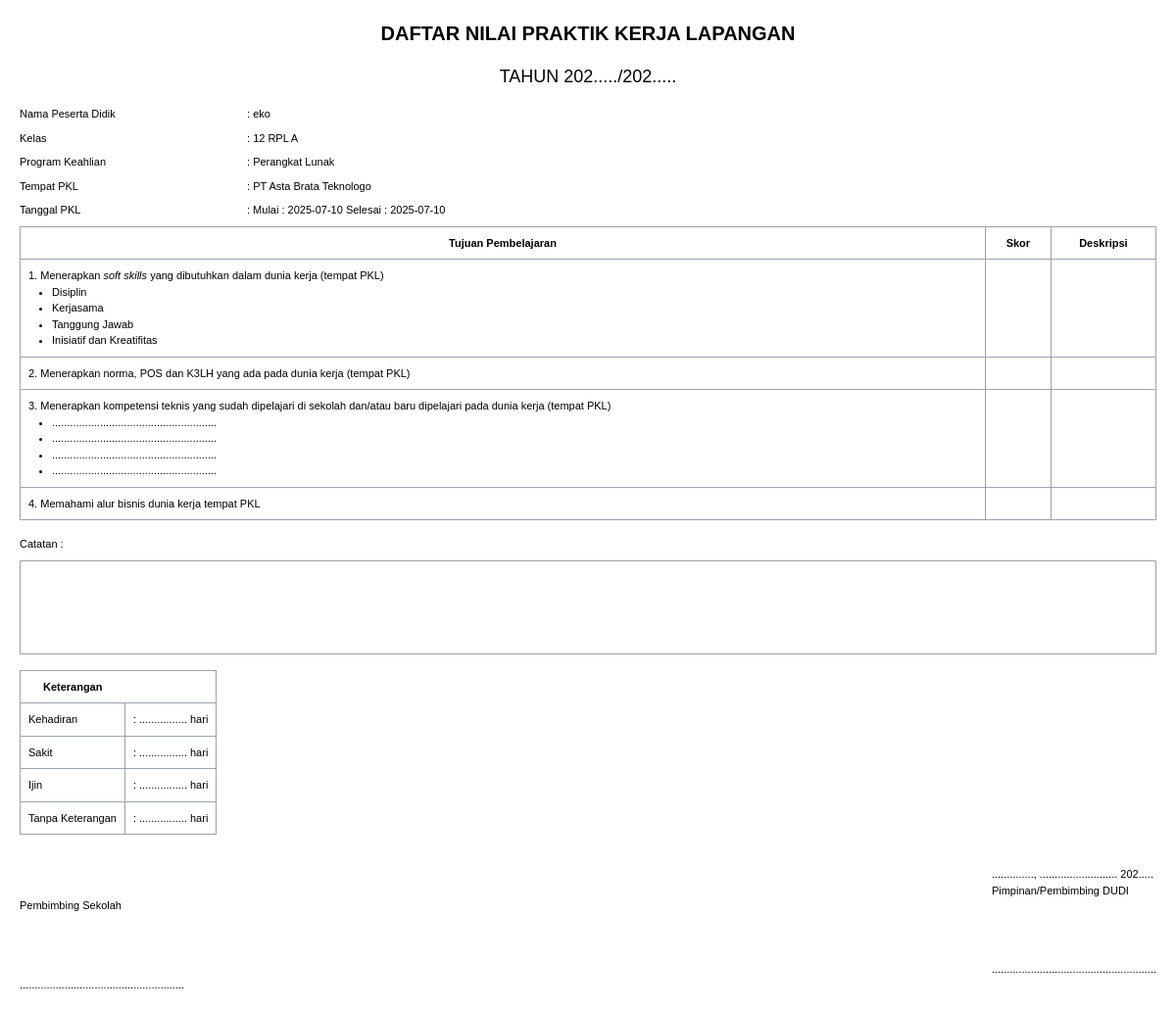
The page /pages/laporan/daftarnilai.php?id_siswa=1 on the database its author committed.
### tables this page shows
CREATE TABLE `siswa` (
  `id_siswa` int(11) NOT NULL,
  `nis` varchar(15) NOT NULL,
  `nisn` varchar(15) NOT NULL,
  `nama_siswa` varchar(50) NOT NULL,
  `no_wa` varchar(20) NOT NULL,
  `kelas` varchar(10) NOT NULL,
  `pro_keahlian` varchar(50) NOT NULL,
  `TL` text NOT NULL,
  `TTGL` date NOT NULL,
  `id_sekolah` int(11) NOT NULL,
  `id_perusahaan` int(11) NOT NULL,
  `tanggal_mulai` date NOT NULL,
  `tanggal_selesai` date NOT NULL,
  `id_pembimbing` int(11) NOT NULL,
  `id_guru` int(11) NOT NULL,
  `username` varchar(20) NOT NULL,
  `password` varchar(20) NOT NULL
);

CREATE TABLE `perusahaan` (
  `id_perusahaan` int(11) NOT NULL,
  `nama_perusahaan` varchar(50) NOT NULL,
  `alamat_perusahaan` varchar(300) NOT NULL
);

### pages/laporan/daftarnilai.php (the view, shortened to what this page needs)
<?php
include('../../koneksi.php');
$id_siswa = $_GET['id_siswa'] ?? null;
$query = "
    SELECT
        s.nama_siswa,
        s.kelas,
        s.pro_keahlian,
        s.tanggal_mulai,
        s.tanggal_selesai,
        p.nama_perusahaan AS id_perusahaan,
        b.nama_pembimbing AS id_pembimbing,
        sk.nama_sekolah,
        sk.alamat_sekolah
    FROM
        siswa s
    LEFT JOIN
        perusahaan p ON s.id_perusahaan = p.id_perusahaan
    LEFT JOIN
        pembimbing b ON s.id_pembimbing = b.id_pembimbing
    LEFT JOIN
        sekolah sk ON s.id_sekolah = sk.id_sekolah
    WHERE
        s.id_siswa = ? ";
$stmt = $coneksi->prepare($query);
$stmt->bind_param("i", $id_siswa);
$stmt->execute();
$result = $stmt->get_result();
if ($result->num_rows > 0) {
    $data = $result->fetch_assoc();
} else {
    echo "Data tidak ditemukan.";
    exit();
}
?>
<!DOCTYPE html>
<html lang="en">
<head>
    <script src="https://cdn.tailwindcss.com"></script>
</head>
<body>
    <div class="printable">
        <h1 class="text-center text-xl font-bold mb-4 style9">DAFTAR NILAI PRAKTIK KERJA LAPANGAN</h1>
        <h2 class="text-center text-lg mb-4 style9">TAHUN 202...../202.....</h2>
        <div class="mb-2 style9">
            <div class="flex mb-2">
                <span class="w-1/5">Nama Peserta Didik</span>
                <span class="w-2/5">: <?php echo htmlspecialchars($data['nama_siswa']); ?></span>
            </div>
            <div class="flex mb-2 style9">
                <span class="w-1/5">Kelas</span>
                <span class="w-2/5">: <?php echo htmlspecialchars($data['kelas']); ?></span>
            </div>
            <div class="flex mb-2 style9">
                <span class="w-1/5">Program Keahlian</span>
                <span class="w-2/5">: <?php echo htmlspecialchars($data['pro_keahlian']); ?></span>
            </div>
            <div class="flex mb-2 style9">
                <span class="w-1/5">Tempat PKL</span>
                <span class="w-2/5">: <?php echo htmlspecialchars($data['id_perusahaan']); ?></span>
            </div>
            <div class="flex mb-2 style9">
                <span class="w-1/5">Tanggal PKL</span>
                <span class="w-2/5">: Mulai : <?php echo htmlspecialchars($data['tanggal_mulai']); ?> Selesai : <?php echo htmlspecialchars($data['tanggal_selesai']); ?></span>
            </div>
        </div>
        <table class="w-full border-collapse border border-gray-400 mb-4">
            <thead>
                <tr>
                    <th class="border border-gray-400 p-2 style9">Tujuan Pembelajaran</th>
                    <th class="border border-gray-400 p-2 style9">Skor</th>
                    <th class="border border-gray-400 p-2 style9">Deskripsi</th>
                </tr>
            </thead>
            <tbody>
                <tr>
                    <td class="border border-gray-400 p-2 style9">
                        1. Menerapkan <i>soft skills</i> yang dibutuhkan dalam dunia kerja (tempat PKL)
                        <ul class="list-disc ml-6">
                            <li>Disiplin</li>
                            <li>Kerjasama</li>
                            <li>Tanggung Jawab</li>
                            <li>Inisiatif dan Kreatifitas</li>
                        </ul>
                    </td>
                    <td class="border border-gray-400 p-2"></td>
                    <td class="border border-gray-400 p-2"></td>
                </tr>
                <tr>
                    <td class="border border-gray-400 p-2 style9">
                        2. Menerapkan norma, POS dan K3LH yang ada pada dunia kerja (tempat PKL)
                    </td>
                    <td class="border border-gray-400 p-2"></td>
                    <td class="border border-gray-400 p-2"></td>
                </tr>
                <tr>
                    <td class="border border-gray-400 p-2 style9">
                        3. Menerapkan kompetensi teknis yang sudah dipelajari di sekolah dan/atau baru dipelajari pada dunia kerja (tempat PKL)
                        <ul class="list-disc ml-6">
                            <li>.......................................................</li>
                            <li>.......................................................</li>
                            <li>.......................................................</li>
                            <li>.......................................................</li>
                        </ul>
                    </td>
                    <td class="border border-gray-400 p-2"></td>
                    <td class="border border-gray-400 p-2"></td>
                </tr>
                <tr>
                    <td class="border border-gray-400 p-2 style9">
                        4. Memahami alur bisnis dunia kerja tempat PKL
                    </td>
                    <td class="border border-gray-400 p-2"></td>
                    <td class="border border-gray-400 p-2"></td>
                </tr>
            </tbody>
        </table>
        <div class="mb-4 style9">
            <span>Catatan :</span>
            <div class="border border-gray-400 h-24 mt-2"></div>
        </div>
        <div class="mb-4">
    <table class="border-collapse border border-gray-400">
        <thead>
            <tr>
                <th class="p-2 style9">Keterangan</th>
            </tr>
        </thead>
        <tbody>
            <tr>
                <td class="border border-gray-400 p-2 style9">Kehadiran</td>
                <td class="border border-gray-400 p-2 style9">: ................ hari</td>
            </tr>
            <tr>
                <td class="border border-gray-400 p-2 style9">Sakit</td>
                <td class="border border-gray-400 p-2 style9">: ................ hari</td>
            </tr>
            <tr>
                <td class="border border-gray-400 p-2 style9">Ijin</td>
                <td class="border border-gray-400 p-2 style9">: ................ hari</td>
            </tr>
            <tr>
                <td class="border border-gray-400 p-2 style9">Tanpa Keterangan</td>
                <td class="border border-gray-400 p-2 style9">: ................ hari</td>
            </tr>
        </tbody>
    </table>
</div>
        <div class="flex justify-between mt-8">
            <div>
                <p class="mt-8 style9">Pembimbing Sekolah</p>
                <p class="mt-16 style9">.......................................................</p>
            </div>
            <div>
                <p class="style9">.............., .......................... 202.....</p>
                <p class="style9">Pimpinan/Pembimbing DUDI</p>
                <p class="mt-16 style9">.......................................................</p>
            </div>
        </div>
    </div>
</body>
</html>

### pages/laporan/daftarnilai.php (style rules this page uses)
.printable { margin: 20px; }
.style9 { font-family: Verdana, Arial, Helvetica, sans-serif; font-size: 11px; }

### rows shown on the page
siswa: nama_siswa "eko", kelas "12 RPL A", pro_keahlian "Perangkat Lunak", id_perusahaan.nama_perusahaan "PT Asta Brata Teknologo", tanggal_mulai "2025-07-10", tanggal_selesai "2025-07-10"
